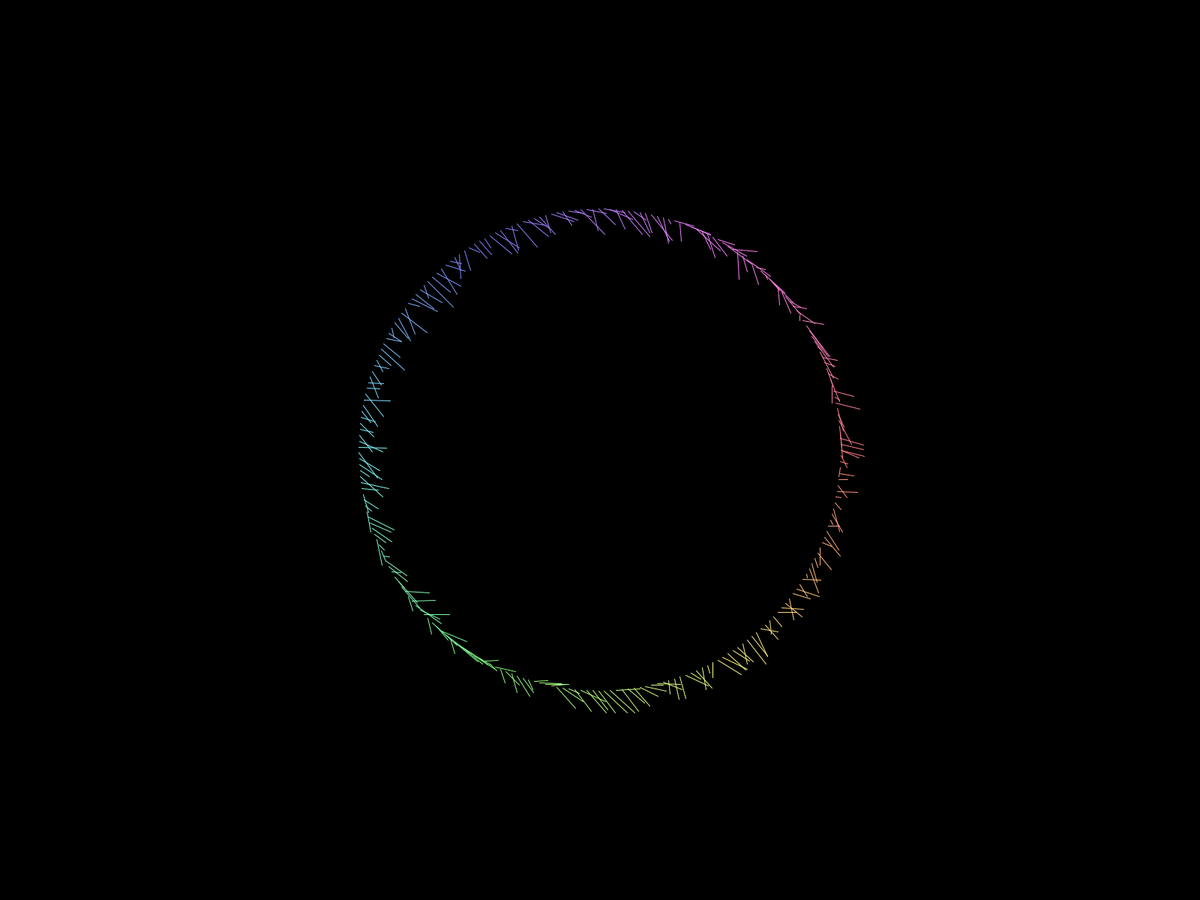
Frame 1 (no input)
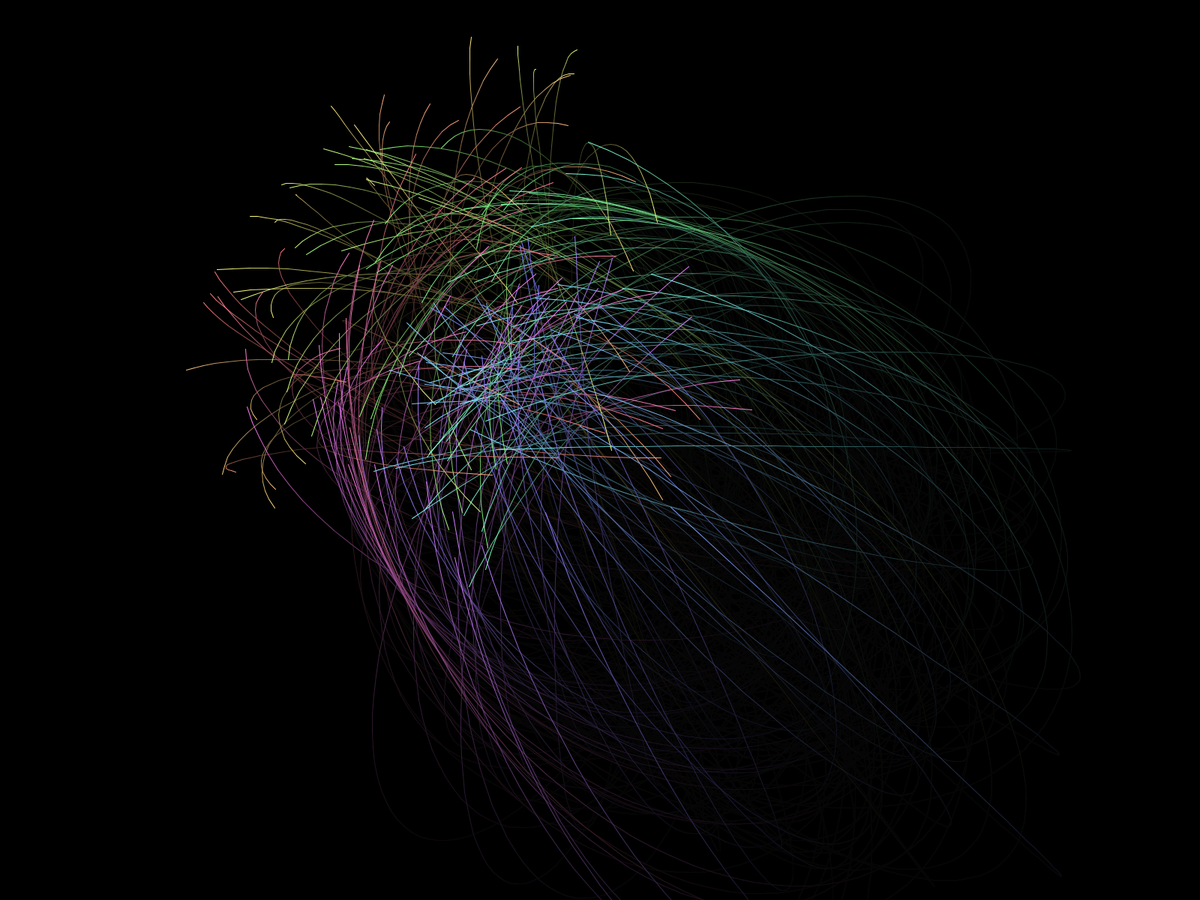
Frame 60 (the mouse pressed at the canvas centre just before this capture)
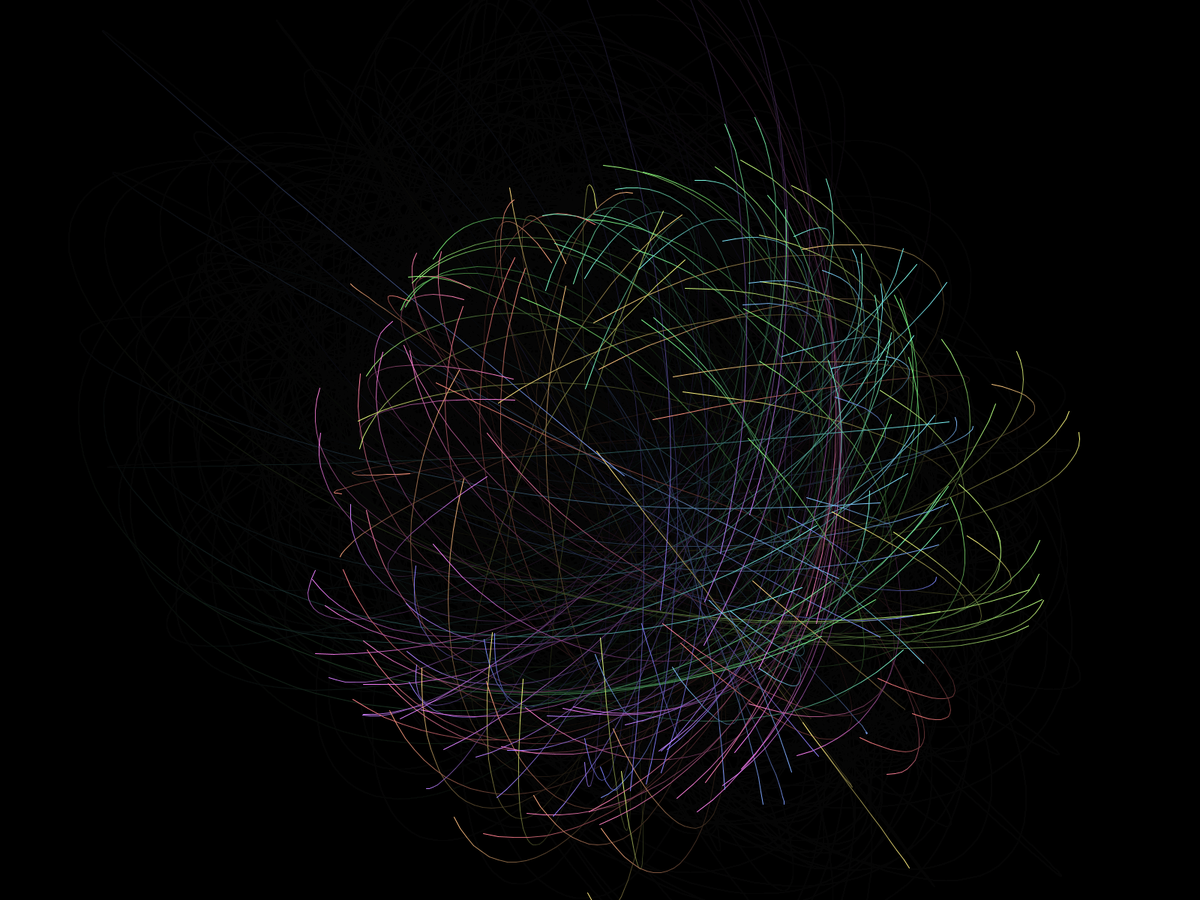
Frame 120 (the mouse held since frame 60 and released just before this capture)

The Processing sketch that drew these frames (run headless with seeded random() and noise(); from frame 60 on, the mouse is pressed at the canvas centre):

// Processing sketch: ParticleSimulator
// ── ParticleSimulator.pde
/**
 * Constants
 */

private static final int PARTICLE_ROUNDS_PER_FRAME = 1;

private static final int DEFAULT_NUM_OF_PARTICLES = 256;

private static final boolean DRAW_ATTRACTOR = false;

/**
 * Values
 */

private Particle[] particles;

private PVector attractorPosition;

private float attractorSign = 1f;

private float attractorMaxVelocity;

/**
 * Lifecycle
 */

void setup() {
  //size(1920, 1080);
  //fullScreen(); 
   fullScreen(2);
  background(0);

  colorMode(HSB, 1f);

  initParticles(1f);
  initAttractor();
}

void draw() {
  //background(0);
  //background(0x03000000);
  fill(0f, 0f, 0f, 0.1f);
  rect(-1f, -1f, width + 1f, height + 1f);

  //for (int round = 0; round < PARTICLE_ROUNDS_PER_FRAME; round++) {
  updateAndDrawParticles();
  //}
  updateAttractorPosition();

  //if (random(1f) > 0.99f) {
  //  initAttractor();
  //} else 
  //if (random(1f) > 0.9f) {
  //  initParticles(1f);
  //} else if (attractorSign == -1f && random(1f) > 0.5f) {
  //  attractorSign = 1f;
  //} else if (attractorSign == 1f && random(1f) > 0.9f) {
  //  attractorSign = -1f;
  //}

  if (DRAW_ATTRACTOR) {
    stroke(0f, 0f, 1f, 1f);
    ellipse(attractorPosition.x, attractorPosition.y, 32f, 32f);
  }
}

/*
 * Implementation
 */

private void initParticles(final float density) {
  final int numOfParticles = (int) (DEFAULT_NUM_OF_PARTICLES * density);
  particles = new Particle[numOfParticles];

  final float maxVelocity = 32f + random(4f);//min(width, height) / 128f;

  final PVector particleSourcePosition = new PVector(width / 2f, height / 2f);
  final float particleToSourceMaxDistance = min(width, height) / 128f + random(min(width, height));
  final float distToSource = particleToSourceMaxDistance;

  for (int i = 0; i < particles.length; i++) {
    final float hue = (float) i / (particles.length - 1f);

    final float angleToSource = hue * TWO_PI;

    final float xPos = particleSourcePosition.x + (cos(angleToSource) * distToSource);
    final float yPos = particleSourcePosition.y + (sin(angleToSource) * distToSource);
    final PVector position = new PVector(xPos, yPos);

    final PVector velocity = new PVector(random(maxVelocity), random(maxVelocity));
    final float mass = 60f + random(4f);

    particles[i] = new Particle(position, velocity, mass, hue);
  }
}

private void initAttractor() {
  attractorPosition = new PVector(width / 2f, height / 2f);
  attractorMaxVelocity = min(width, height) / 64f;
}

private void updateAndDrawParticles() {
  noStroke();
  for (final Particle currentParticle : particles) {
    final PVector vectorToAttractor = PVector.sub(attractorPosition, currentParticle.getPosition());
    final float distanceToAttractor = PVector.dist(attractorPosition, currentParticle.getPosition());
    final PVector forceOnParticle = PVector.mult(vectorToAttractor, attractorSign * 128f / distanceToAttractor);
    currentParticle.update(forceOnParticle);
    currentParticle.draw_(forceOnParticle.mag());
  }
}

private void updateAttractorPosition() {
  //attractorPosition.x += (attractorMaxVelocity / 2f) - random(attractorMaxVelocity);
  //attractorPosition.y += (attractorMaxVelocity / 2f) - random(attractorMaxVelocity);
}

private void switchAttractorSign() {
  attractorSign *= -1f;
}

// ── Particle.pde
class Particle { //<>//

  private static final float COLOR_SATURATION = 0.5f;

  private static final float COLOR_MAX_BRIGHTNESS = 1f;

  private static final float COLOR_ALPHA = 1f;

  private PVector position;

  private PVector lastPosition;

  private PVector velocity = new PVector(0f, 0f);

  private PVector acceleration = new PVector(0f, 0f);

  private float mass;

  private float hue;

  Particle(final PVector position_, final PVector velocity_, final float mass_, final float hue_) {
    position = position_;
    lastPosition = position;
    velocity = velocity_;
    mass = mass_;
    hue = hue_;
  }

  PVector getPosition() {
    return position;
  }

  void update(final PVector force) {
    acceleration = PVector.div(force, mass);
    velocity.add(acceleration);
    lastPosition = position.copy();
    position.add(velocity);
  }

  void draw_(final float forceMagnitude) {
    //final float hue = forceMagnitude / 64f;
    stroke(hue, COLOR_SATURATION, COLOR_MAX_BRIGHTNESS, COLOR_ALPHA);
    //stroke(0f, 0f, 0f, 1f);
    //point(position.x, position.y);
    line(lastPosition.x, lastPosition.y, position.x, position.y);
    //lastPosition = position;
    //point(position.x + 3f, position.y + 3f);
    //ellipse(position.x, position.y, mass, mass);
  }
}
